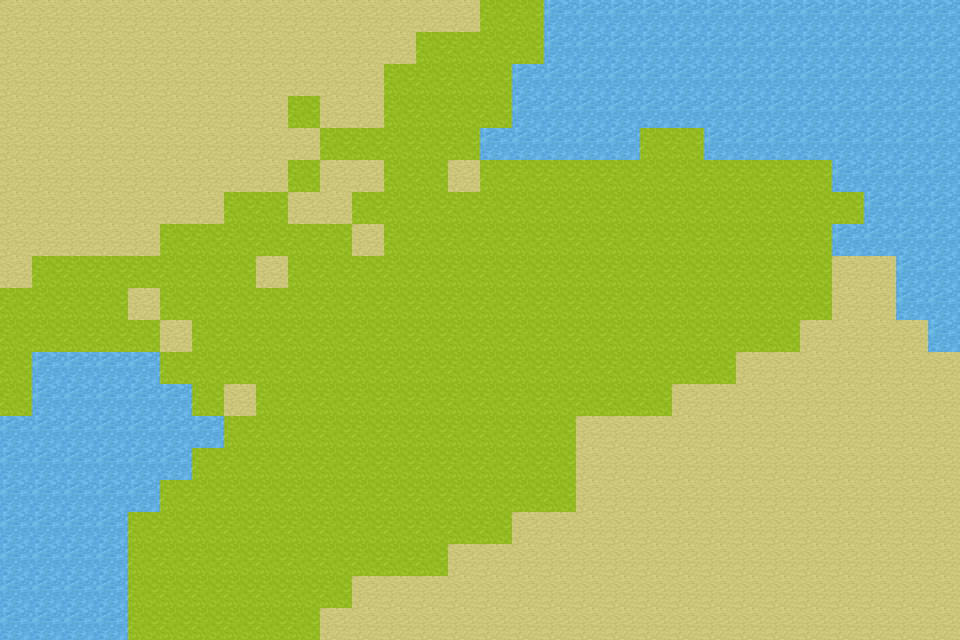

The image is a tile-based game level rendered from a .tmx file. Its description and complete source (layers, tilesets, objects, tile grids) follow:
An orthogonal 30x20 tile map with 32x32 px tiles, 2 tile layers (タイル, 地表タイル), 3 tilesets.

<map version="1.9" tiledversion="1.9.2" orientation="orthogonal" renderorder="right-down" width="30" height="20" tilewidth="32" tileheight="32" infinite="0" nextlayerid="4" nextobjectid="1">
 <tileset firstgid="1" source="chipsets/[A]Grass1_pipo.tsx" />
 <tileset firstgid="11" source="chipsets/[A]Dirt1_pipo.tsx" />
 <tileset firstgid="21" source="chipsets/[A]Water2_pipo.tsx" />
 <layer id="1" name="タイル" width="30" height="20">
  <data encoding="csv">
0,0,0,0,0,0,0,0,0,0,0,0,0,0,0,0,0,0,0,0,0,0,0,0,0,0,0,0,0,0,
0,0,0,0,0,0,0,0,0,0,0,0,0,0,0,0,0,0,0,0,0,0,0,0,0,0,0,0,0,0,
0,0,0,0,0,0,0,0,0,0,0,0,0,0,9,9,0,0,0,9,9,0,0,0,9,0,0,0,0,0,
0,0,0,0,0,0,0,0,0,0,0,0,9,9,9,9,0,0,0,9,9,9,9,9,9,10,0,0,0,0,
0,0,0,0,0,0,0,0,0,0,9,9,0,9,9,0,0,0,0,9,9,9,9,9,10,10,10,0,0,0,
0,0,0,0,0,0,0,0,0,9,0,0,0,9,0,9,9,9,9,9,9,9,9,9,10,10,10,0,20,20,
0,0,0,0,0,0,0,0,9,0,0,9,9,9,9,9,9,9,9,9,9,10,10,9,10,10,10,20,20,20,
0,0,0,0,0,0,0,0,9,9,9,0,9,9,9,9,9,9,9,10,9,10,10,9,10,10,0,20,20,20,
0,0,0,0,0,0,0,0,0,9,9,9,9,9,9,9,9,9,9,9,9,9,9,10,10,10,20,20,20,20,
0,0,0,0,0,0,0,9,9,9,0,0,9,0,9,9,10,9,9,9,9,10,10,10,10,10,20,20,20,20,
0,0,0,0,0,0,9,9,9,9,9,9,0,9,9,9,9,9,9,9,10,10,10,10,10,20,20,20,20,20,
0,0,0,0,0,0,9,9,9,9,9,9,9,9,9,9,9,9,10,10,10,10,10,20,20,20,20,20,20,20,
0,0,0,0,0,0,0,0,9,9,9,9,9,9,9,9,9,10,10,10,10,20,20,20,20,20,20,20,20,20,
0,0,0,0,0,0,0,10,10,10,10,10,10,10,10,10,10,10,19,20,20,20,20,20,20,20,20,20,0,0,
0,0,0,0,0,0,10,10,10,10,10,10,10,10,10,10,10,10,19,19,19,20,20,20,20,20,20,0,0,0,
0,0,0,0,0,10,10,10,10,10,10,10,10,10,10,10,10,10,20,20,19,19,19,19,20,20,0,17,17,0,
0,0,0,0,0,10,10,0,10,10,10,0,0,10,10,0,20,20,20,20,20,19,19,19,0,0,17,17,17,17,
0,0,0,0,0,0,0,0,10,10,0,0,0,0,20,20,20,20,20,20,20,20,19,11,17,17,17,17,17,17,
0,0,0,0,0,0,0,0,0,20,20,20,20,20,20,20,20,20,20,20,20,0,0,0,17,17,17,0,0,0,
0,0,0,0,0,0,0,0,20,20,20,20,20,20,20,0,20,20,0,0,0,0,0,0,0,0,0,0,0,0
</data>
 </layer>
 <layer id="3" name="地表タイル" width="30" height="20">
  <data encoding="csv">
20,20,20,20,19,19,19,19,20,20,20,20,20,20,20,9,9,60,60,60,60,60,60,60,60,60,60,60,60,60,
20,20,20,19,19,19,19,19,19,19,19,20,20,9,9,9,9,60,60,60,60,60,60,60,60,60,60,60,60,60,
20,20,19,19,19,19,19,19,20,19,19,20,9,9,0,0,60,60,60,60,60,60,60,60,60,60,60,60,60,60,
20,20,19,19,19,19,19,19,19,9,20,20,0,0,0,0,60,60,60,60,60,60,60,60,60,60,60,60,60,60,
20,20,19,19,19,20,19,19,20,20,0,0,9,0,0,60,60,60,60,60,0,0,60,60,60,60,60,60,60,60,
20,20,19,19,19,19,19,20,20,0,20,20,9,0,20,0,0,0,0,0,0,0,0,0,0,0,60,60,60,60,
20,20,19,19,19,20,20,9,9,20,20,0,0,0,0,0,0,0,0,0,0,0,0,0,0,0,0,60,60,60,
20,20,19,19,19,9,9,9,0,0,0,20,0,0,0,0,0,0,0,0,0,0,0,0,0,0,60,60,60,60,
20,9,9,9,9,9,9,9,20,0,0,0,9,9,0,9,0,0,0,0,0,0,0,0,0,0,0,0,60,60,
9,9,9,9,20,9,9,9,0,0,9,9,9,9,9,9,0,0,0,0,0,0,0,0,0,0,0,0,60,60,
9,9,9,9,9,20,0,0,0,0,0,9,9,0,9,0,0,0,0,0,0,0,0,0,0,0,0,0,0,60,
9,60,60,60,60,9,0,0,0,0,0,9,0,9,9,0,0,0,0,0,0,0,0,0,0,0,0,0,0,0,
9,60,60,60,60,60,9,20,0,0,9,9,9,9,0,0,0,0,0,0,0,0,0,0,0,0,0,0,0,20,
60,60,60,60,60,60,60,0,0,0,9,9,0,0,0,0,0,0,0,0,0,0,0,0,0,0,0,20,20,20,
60,60,60,60,60,60,9,0,9,9,0,0,0,0,0,0,0,0,0,0,0,0,0,0,0,0,20,20,20,20,
60,60,60,60,60,9,9,9,9,9,0,0,9,0,0,0,0,0,0,0,0,0,0,0,0,20,20,20,20,20,
60,60,60,60,9,9,9,9,9,9,9,9,9,9,9,9,0,0,0,0,0,0,20,20,20,20,20,20,20,20,
60,60,60,60,9,9,9,9,9,9,9,9,9,9,0,0,0,0,0,0,0,20,20,20,20,20,20,20,20,20,
60,60,60,60,9,9,9,9,9,9,9,0,0,0,0,0,0,0,0,0,20,20,20,20,20,20,20,20,20,20,
60,60,60,60,9,9,9,9,9,9,0,0,0,0,20,20,20,20,20,20,20,20,20,20,20,20,20,20,20,20
</data>
 </layer>
</map>
